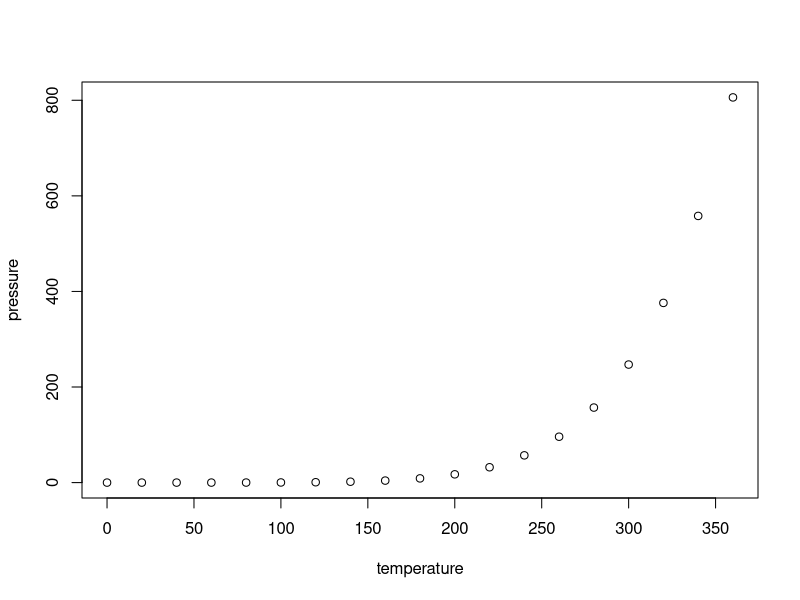
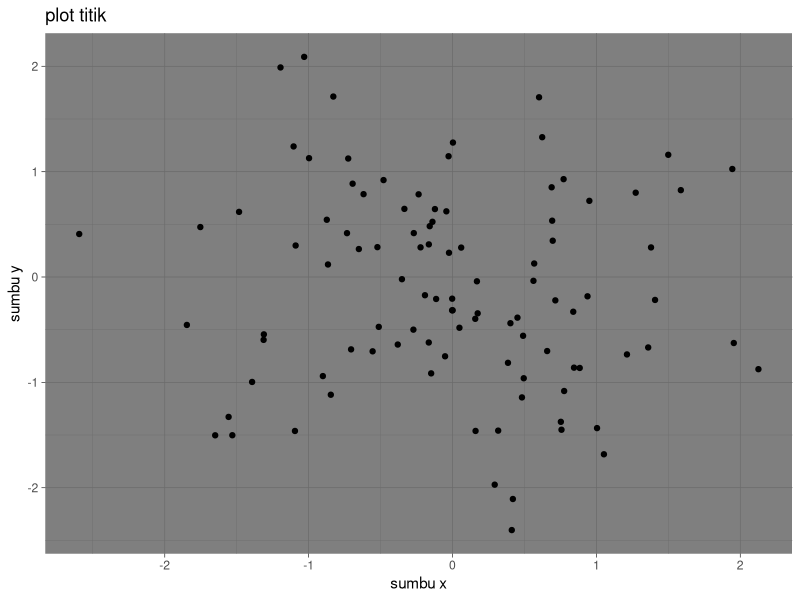
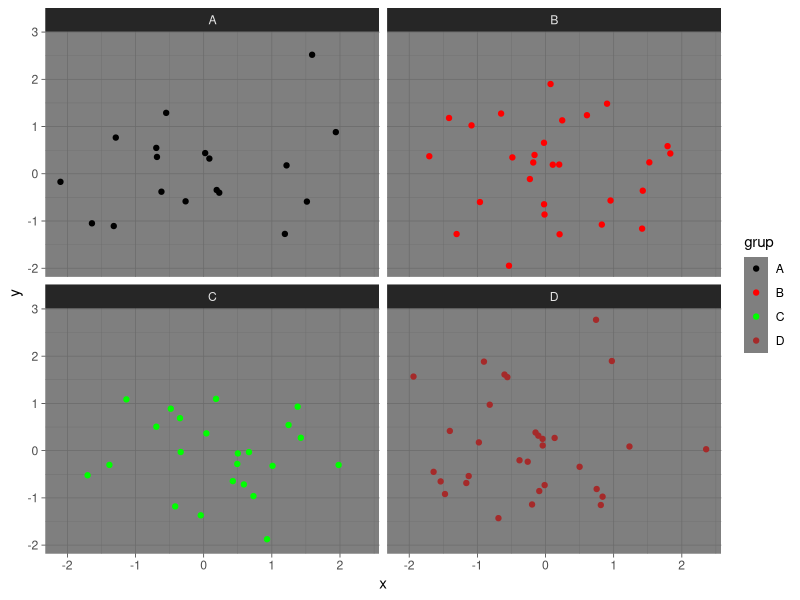
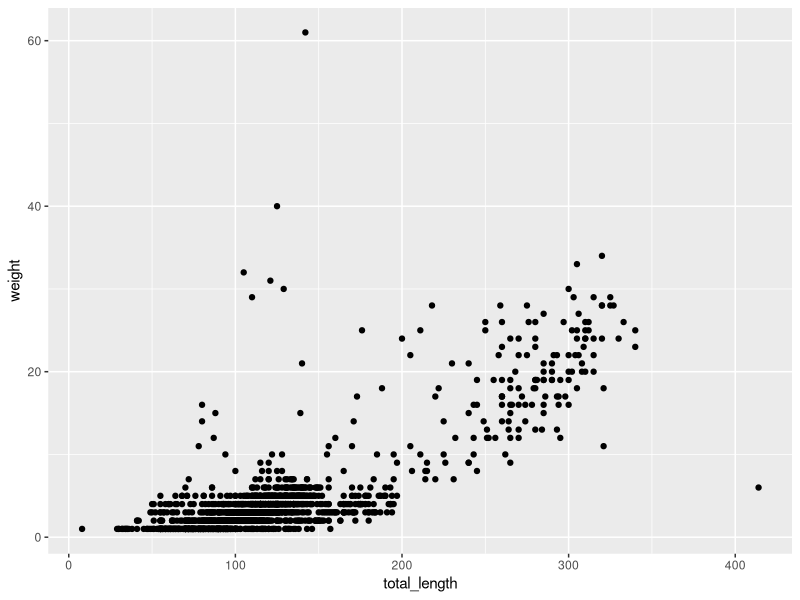
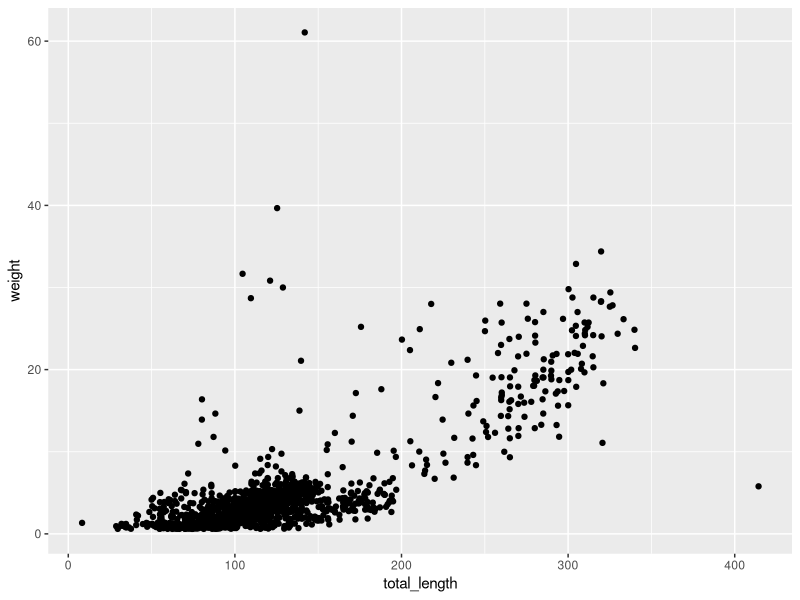
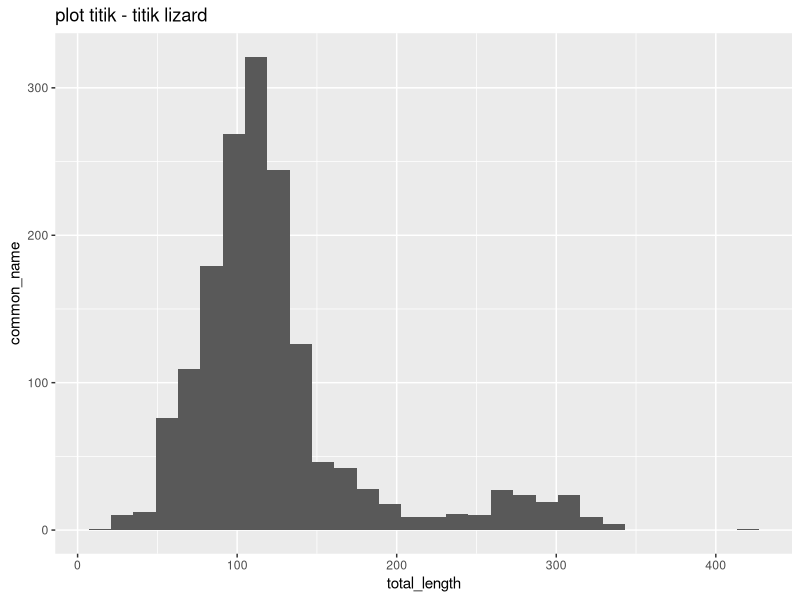
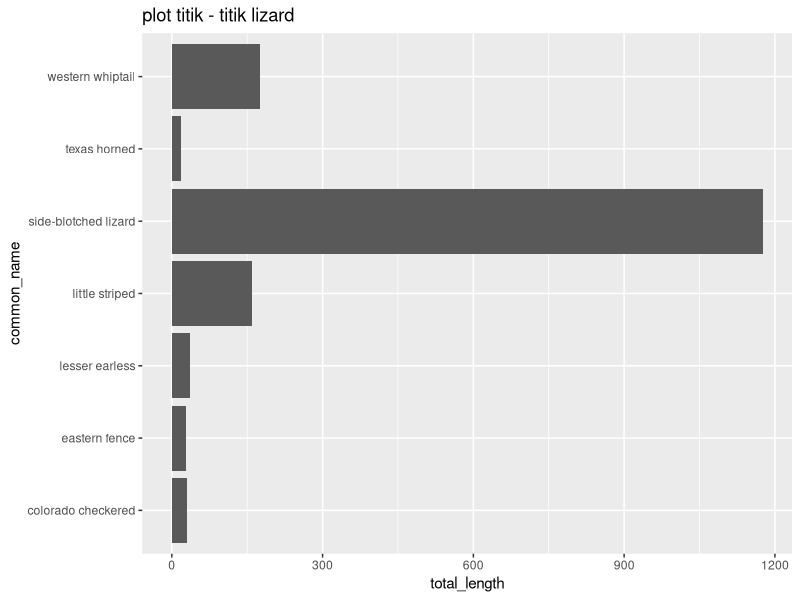
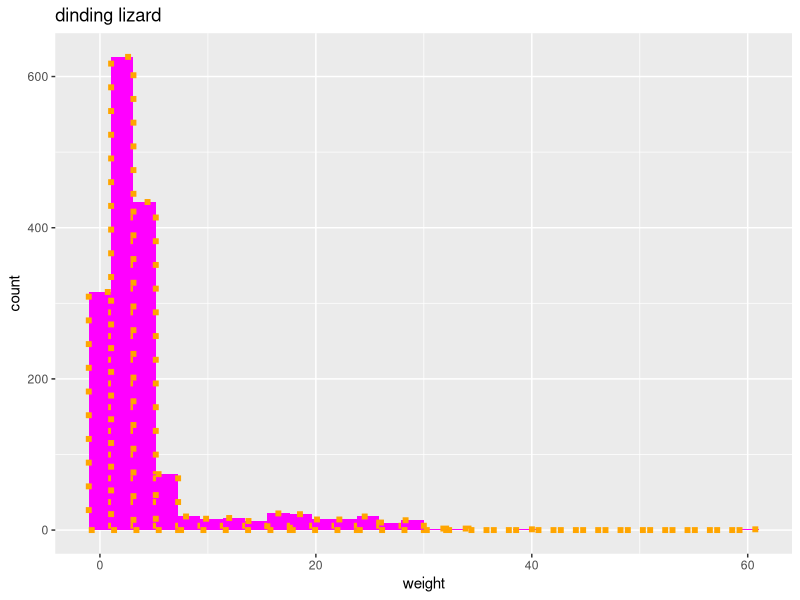

Recreate these plots in R, in order.
## ---- chunk 1
knitr::opts_chunk$set(echo = TRUE, fig.width = 7, fig.height = 5)
## ---- chunk 2
print("hello,world")
## ---- chunk 3
summary(cars)
## ---- chunk 4
plot(pressure)
## ---- chunk 5
library(ggplot2)
data <- data.frame  (x = rnorm (100), y = rnorm (100))
ggplot(data, aes(x = x, y = y)) + 
  geom_point() +
  labs(title = "plot titik", x = "sumbu x", y = "sumbu y") +
  theme_dark()
## ---- chunk 6
data <- data.frame  (x = rnorm (100), y = rnorm (100), grup = sample(c("A", "B", "C", "D"), 100, replace =TRUE))

ggplot(data, aes (x= x, y= y, color = grup)) +
  geom_point() +
  facet_wrap(~ grup)+
  scale_color_manual(values = c("A" = "black", "B" ="red", "C" = "green", "D" = "brown")) +
  theme_dark()

## ---- chunk 7
library(readr)
lizard <-read_csv("lizards.csv")
View (lizard)
## ---- chunk 8
#plot titik dasar
ggplot(lizard, aes (x= total_length, y= weight)) +
  geom_point()
  labs(title ="plot titik", x = "total_length", y = "weight")
  theme_dark()
## ---- chunk 9
#plot titik dengan jitter
library(ggplot2)
ggplot(lizard, aes (x= total_length, y= weight)) +
  geom_jitter()
  labs(title ="plot titik - titik lizard", x = "total_length", y = "common_name")
## ---- chunk 10
#histogram untuk total length
library (ggplot2)
ggplot(lizard, aes (x= total_length)) +
  geom_histogram() +
  labs(title ="plot titik - titik lizard", x = "total_length", y = "common_name")
## ---- chunk 11
#bar plot untuk common name
library (ggplot2)
ggplot(lizard, aes (y = common_name)) +
  geom_bar() +
  labs(title ="plot titik - titik lizard", x = "total_length", y = "common_name")
## ---- chunk 12
#Histogram untuk Weight dengan Kustomisasi
library (ggplot2)
ggplot(lizard, aes (x=weight)) +
  geom_histogram(color= "orange",fill="magenta",size = 2, shape=16,linetype="dotted") +
labs(title ="dinding lizard", x = "weight", y = "count")
## ---- chunk 13
#plot titik dasar
ggplot(lizard, aes (x= total_length, y= weight)) +
  geom_point(color= "blue", size = 2,shape= 16) +
  labs(x = "total_length", y = "weight")
## ---- chunk 14
#Plot Titik dengan Warna Berdasarkan Common Name
ggplot(lizard, aes (x= total_length, y= weight,color=common_name)) +
  geom_point(size = 2,shape= 16) +
  labs(x = "total_length", y = "weight", color="common name")
